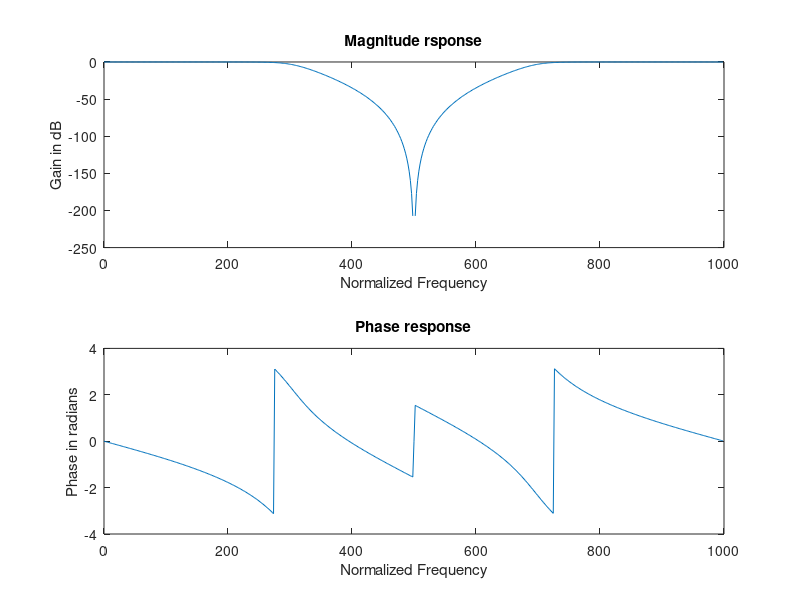

Recreate this plot in MATLAB.
clc;
clear all;
close all;

%low pass filter design using billinear transformation
fs=1000; % sampling frequency
fn=fs/2;
fc=300; %cutoff frequency
n=5;
[z,p,k]=butter(n,fc/fn);
b=k*poly(z); %zeroes
a=poly(p);  %poles
[h,om]= freqz(b,a,512,fs);
subplot(2,1,1);
plot(om,20*log10(abs(h)));
xlabel('Normalized Frequency');
ylabel('Gain in dB');
title('Magnitude rsponse');
subplot(2,1,2);
plot(om,angle(h));
xlabel('Normalized Frequency');
ylabel('Phase in radians');
title('Phase response');






